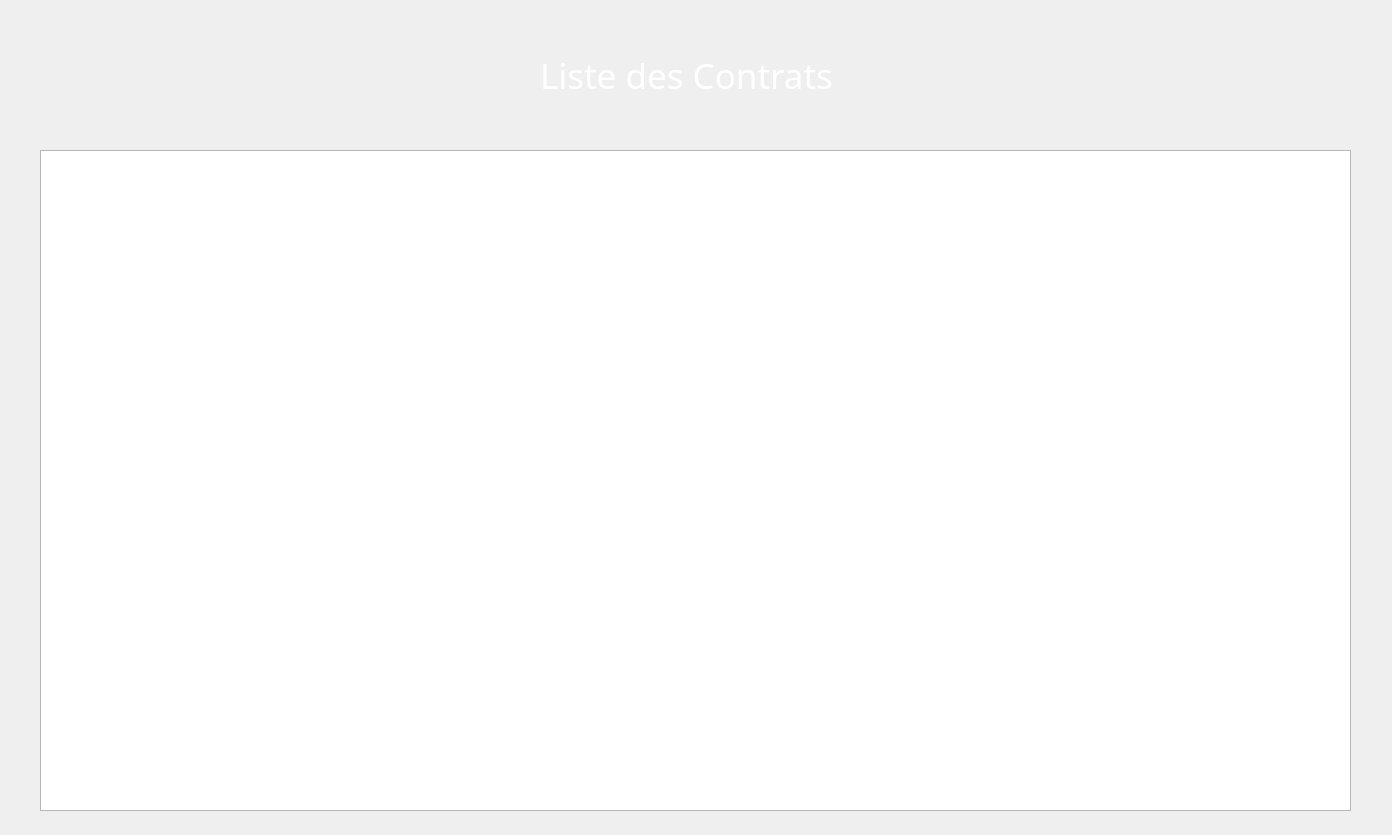
<?xml version="1.0" encoding="UTF-8"?>
<ui version="4.0">
 <class>Dialog</class>
 <widget class="QDialog" name="Dialog">
  <property name="geometry">
   <rect>
    <x>0</x>
    <y>0</y>
    <width>1392</width>
    <height>835</height>
   </rect>
  </property>
  <property name="windowTitle">
   <string>Dialog</string>
  </property>
  <widget class="QLabel" name="label">
   <property name="geometry">
    <rect>
     <x>-20</x>
     <y>-15</y>
     <width>1411</width>
     <height>851</height>
    </rect>
   </property>
   <property name="text">
    <string/>
   </property>
   <property name="pixmap">
    <pixmap resource="affc.qrc">:/pic/b2.jpg</pixmap>
   </property>
   <property name="scaledContents">
    <bool>true</bool>
   </property>
  </widget>
  <widget class="QLabel" name="label_2">
   <property name="geometry">
    <rect>
     <x>540</x>
     <y>40</y>
     <width>301</width>
     <height>71</height>
    </rect>
   </property>
   <property name="font">
    <font>
     <family>Bernard MT Condensed</family>
     <pointsize>26</pointsize>
    </font>
   </property>
   <property name="styleSheet">
    <string notr="true">color:white</string>
   </property>
   <property name="text">
    <string>Liste des Contrats</string>
   </property>
  </widget>
  <widget class="QTableView" name="tableView">
   <property name="geometry">
    <rect>
     <x>40</x>
     <y>150</y>
     <width>1311</width>
     <height>661</height>
    </rect>
   </property>
  </widget>
 </widget>
 <resources>
  <include location="affc.qrc"/>
 </resources>
 <connections/>
</ui>
